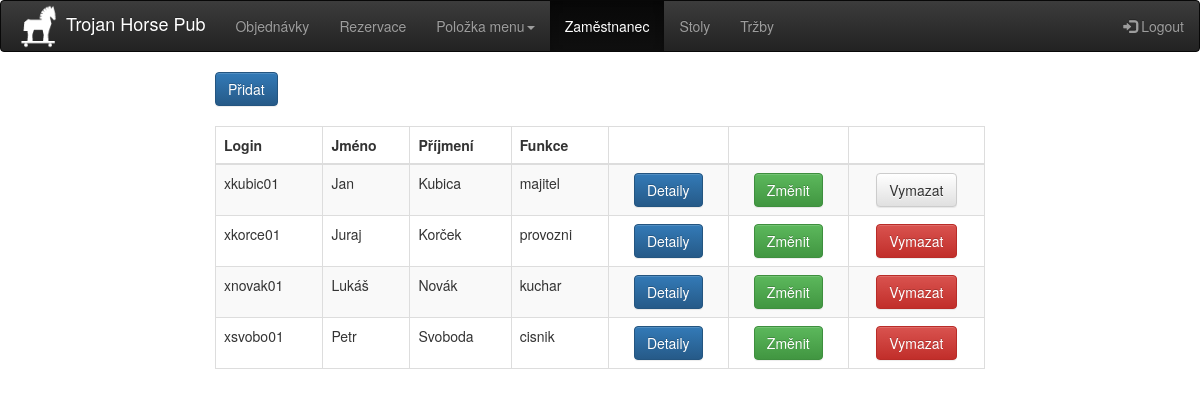
The app's page /user_list.php (signed in) with its own data.
### tables this page shows
CREATE TABLE `zamestnanec` (
  `id_zamestnanec` int(11) NOT NULL,
  `jmeno` varchar(20) NOT NULL,
  `prijmeni` varchar(30) NOT NULL,
  `login` varchar(30) NOT NULL,
  `heslo` varchar(30) NOT NULL,
  `cislo_op` varchar(9) NOT NULL,
  `telefon` varchar(10) DEFAULT NULL,
  `email` varchar(30) DEFAULT NULL,
  `ulice` varchar(30) NOT NULL,
  `cislo_popisne` int(11) NOT NULL,
  `mesto` varchar(25) NOT NULL,
  `psc` varchar(11) NOT NULL,
  `rola` enum('cisnik','kuchar','provozni','majitel') NOT NULL,
  `hide_zam` int(11) NOT NULL DEFAULT '0'
);

### user_list.php (the view, shortened to what this page needs)
<?php
include_once "header.php";
?>
<div class="col-md-8 center-block">
<button type="button" class="btn btn-primary" onclick="location.href = 'user_add.php'">Přidat</button>
<br/>
<br/>
<table class="table table-bordered table-striped table-hover">
	<thead>
		<tr>
			<th>Login</th>
			<th>Jméno</th>
			<th>Příjmení</th>
			<th>Funkce</th>
			<th></th>
			<th></th>
			<th></th>
		</tr>
	</thead>
	<tbody>
		<?php
			$db = connect_to_serv();
			$query = "SELECT id_zamestnanec,jmeno,prijmeni,login,rola FROM zamestnanec WHERE hide_zam = '0'";
			if ($result = mysqli_query($db, $query)) {
				while ($row = mysqli_fetch_assoc($result)){
					echo '<tr>';
					echo "<td>".htmlspecialchars($row['login'])."</td>";
					echo "<td>".htmlspecialchars($row['jmeno'])."</td>";
					echo "<td>".htmlspecialchars($row['prijmeni'])."</td>";
					echo "<td>".htmlspecialchars($row['rola'])."</td>";
					$id = $row['id_zamestnanec'];
					echo "<td> <button type='button' class='btn btn-primary center-block' onclick=\"window.location.href = 'user_show.php?id=$id';\">Detaily</button> </td>";
					echo "<td> <button type='button' class='btn btn-success center-block' onclick=\"window.location.href = 'user_modify.php?id=$id'\">Změnit</button> </td>";
					if ($row['rola'] == 'majitel') {
						echo "<td> <button type='button' class='btn btn-default center-block'>Vymazat</button> </td>";
					} else echo "<td> <button type='button' class='btn btn-danger center-block' onclick=\" if (confirm('Stlačením OK vymažete uživatele!')) window.location.href ='user_delete.php?id=$id';\">Vymazat</button> </td>";
					echo '</tr>';
				}
			}
		?>
	</tbody>
</table>
</div>
<?php
include_once "footer.php";
?>

### header.php (style rules this page uses)
.center-block { float:none }

### records on screen
zamestnanec: login "xkubic01", jmeno "Jan", prijmeni "Kubica", rola "majitel", shows "Vymazat"
zamestnanec: login "xkorce01", jmeno "Juraj", prijmeni "Korček", rola "provozni"
zamestnanec: login "xnovak01", jmeno "Lukáš", prijmeni "Novák", rola "kuchar"
zamestnanec: login "xsvobo01", jmeno "Petr", prijmeni "Svoboda", rola "cisnik"
